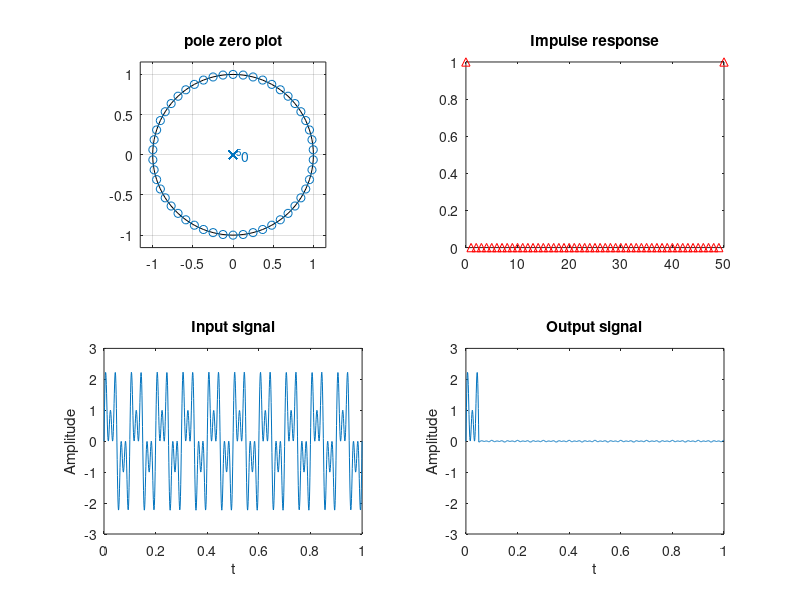

MATLAB code for this plot:
clc
clear all
close all
%generation of input signal
f1=10;
fs=1000;
fn=fs/2;
fc=f1/fn;
L=1/fc;
h=[1,zeros(1,L-1),1];
%generation of input signal
t1=linspace(0,1,1000);
x1=sin(2*pi*f1*t1);
x2=sin(2*pi*3*f1*t1);
x3=sin(2*pi*5*f1*t1);
x=x1+x2+x3;
%passing signal to comb filter
y=filter(h,1,x);
%plotting the result
subplot(2,2,1),zplane(h),title('pole zero plot')
subplot(2,2,2),impz(h),title('Impulse response')
subplot(2,2,3),plot(t1,x),axis([0 1 -3 3])
xlabel('t'),ylabel('Amplitude'),title('Input signal')
subplot(2,2,4),plot(t1,y),axis([0 1 -3 3])
xlabel('t'),ylabel('Amplitude'),title('Output signal')
